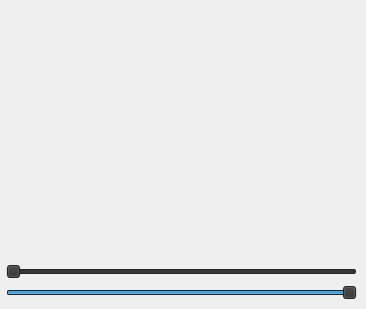
       <widget class="QWidget" name="tab_16">
        <attribute name="title">
         <string>Hist</string>
        </attribute>
        <widget class="QWidget" name="layoutWidget_2">
         <property name="geometry">
          <rect>
           <x>6</x>
           <y>9</y>
           <width>351</width>
           <height>291</height>
          </rect>
         </property>
         <layout class="QVBoxLayout" name="verticalLayout_12">
          <item>
           <widget class="MplHIST" name="HistWidget" native="true"/>
          </item>
          <item>
           <widget class="QSlider" name="SliderVmin">
            <property name="palette">
             <palette>
              <active>
               <colorrole role="WindowText">
                <brush brushstyle="SolidPattern">
                 <color alpha="255">
                  <red>177</red>
                  <green>177</green>
                  <blue>177</blue>
                 </color>
                </brush>
               </colorrole>
               <colorrole role="Button">
                <brush brushstyle="SolidPattern">
                 <color alpha="255">
                  <red>50</red>
                  <green>50</green>
                  <blue>50</blue>
                 </color>
                </brush>
               </colorrole>
               <colorrole role="Text">
                <brush brushstyle="SolidPattern">
                 <color alpha="255">
                  <red>177</red>
                  <green>177</green>
                  <blue>177</blue>
                 </color>
                </brush>
               </colorrole>
               <colorrole role="ButtonText">
                <brush brushstyle="SolidPattern">
                 <color alpha="255">
                  <red>177</red>
                  <green>177</green>
                  <blue>177</blue>
                 </color>
                </brush>
               </colorrole>
               <colorrole role="Base">
                <brush brushstyle="SolidPattern">
                 <color alpha="255">
                  <red>50</red>
                  <green>50</green>
                  <blue>50</blue>
                 </color>
                </brush>
               </colorrole>
               <colorrole role="Window">
                <brush brushstyle="SolidPattern">
                 <color alpha="255">
                  <red>50</red>
                  <green>50</green>
                  <blue>50</blue>
                 </color>
                </brush>
               </colorrole>
              </active>
              <inactive>
               <colorrole role="WindowText">
                <brush brushstyle="SolidPattern">
                 <color alpha="255">
                  <red>177</red>
                  <green>177</green>
                  <blue>177</blue>
                 </color>
                </brush>
               </colorrole>
               <colorrole role="Button">
                <brush brushstyle="SolidPattern">
                 <color alpha="255">
                  <red>50</red>
                  <green>50</green>
                  <blue>50</blue>
                 </color>
                </brush>
               </colorrole>
               <colorrole role="Text">
                <brush brushstyle="SolidPattern">
                 <color alpha="255">
                  <red>177</red>
                  <green>177</green>
                  <blue>177</blue>
                 </color>
                </brush>
               </colorrole>
               <colorrole role="ButtonText">
                <brush brushstyle="SolidPattern">
                 <color alpha="255">
                  <red>177</red>
                  <green>177</green>
                  <blue>177</blue>
                 </color>
                </brush>
               </colorrole>
               <colorrole role="Base">
                <brush brushstyle="SolidPattern">
                 <color alpha="255">
                  <red>50</red>
                  <green>50</green>
                  <blue>50</blue>
                 </color>
                </brush>
               </colorrole>
               <colorrole role="Window">
                <brush brushstyle="SolidPattern">
                 <color alpha="255">
                  <red>50</red>
                  <green>50</green>
                  <blue>50</blue>
                 </color>
                </brush>
               </colorrole>
              </inactive>
              <disabled>
               <colorrole role="WindowText">
                <brush brushstyle="SolidPattern">
                 <color alpha="255">
                  <red>64</red>
                  <green>64</green>
                  <blue>64</blue>
                 </color>
                </brush>
               </colorrole>
               <colorrole role="Button">
                <brush brushstyle="SolidPattern">
                 <color alpha="255">
                  <red>50</red>
                  <green>50</green>
                  <blue>50</blue>
                 </color>
                </brush>
               </colorrole>
               <colorrole role="Text">
                <brush brushstyle="SolidPattern">
                 <color alpha="255">
                  <red>64</red>
                  <green>64</green>
                  <blue>64</blue>
                 </color>
                </brush>
               </colorrole>
               <colorrole role="ButtonText">
                <brush brushstyle="SolidPattern">
                 <color alpha="255">
                  <red>64</red>
                  <green>64</green>
                  <blue>64</blue>
                 </color>
                </brush>
               </colorrole>
               <colorrole role="Base">
                <brush brushstyle="SolidPattern">
                 <color alpha="255">
                  <red>50</red>
                  <green>50</green>
                  <blue>50</blue>
                 </color>
                </brush>
               </colorrole>
               <colorrole role="Window">
                <brush brushstyle="SolidPattern">
                 <color alpha="255">
                  <red>50</red>
                  <green>50</green>
                  <blue>50</blue>
                 </color>
                </brush>
               </colorrole>
              </disabled>
             </palette>
            </property>
            <property name="autoFillBackground">
             <bool>false</bool>
            </property>
            <property name="maximum">
             <number>49</number>
            </property>
            <property name="value">
             <number>0</number>
            </property>
            <property name="orientation">
             <enum>Qt::Horizontal</enum>
            </property>
           </widget>
          </item>
          <item>
           <widget class="QSlider" name="SliderVmax">
            <property name="palette">
             <palette>
              <active>
               <colorrole role="WindowText">
                <brush brushstyle="SolidPattern">
                 <color alpha="255">
                  <red>177</red>
                  <green>177</green>
                  <blue>177</blue>
                 </color>
                </brush>
               </colorrole>
               <colorrole role="Button">
                <brush brushstyle="SolidPattern">
                 <color alpha="255">
                  <red>50</red>
                  <green>50</green>
                  <blue>50</blue>
                 </color>
                </brush>
               </colorrole>
               <colorrole role="Text">
                <brush brushstyle="SolidPattern">
                 <color alpha="255">
                  <red>177</red>
                  <green>177</green>
                  <blue>177</blue>
                 </color>
                </brush>
               </colorrole>
               <colorrole role="ButtonText">
                <brush brushstyle="SolidPattern">
                 <color alpha="255">
                  <red>177</red>
                  <green>177</green>
                  <blue>177</blue>
                 </color>
                </brush>
               </colorrole>
               <colorrole role="Base">
                <brush brushstyle="SolidPattern">
                 <color alpha="255">
                  <red>50</red>
                  <green>50</green>
                  <blue>50</blue>
                 </color>
                </brush>
               </colorrole>
               <colorrole role="Window">
                <brush brushstyle="SolidPattern">
                 <color alpha="255">
                  <red>50</red>
                  <green>50</green>
                  <blue>50</blue>
                 </color>
                </brush>
               </colorrole>
              </active>
              <inactive>
               <colorrole role="WindowText">
                <brush brushstyle="SolidPattern">
                 <color alpha="255">
                  <red>177</red>
                  <green>177</green>
                  <blue>177</blue>
                 </color>
                </brush>
               </colorrole>
               <colorrole role="Button">
                <brush brushstyle="SolidPattern">
                 <color alpha="255">
                  <red>50</red>
                  <green>50</green>
                  <blue>50</blue>
                 </color>
                </brush>
               </colorrole>
               <colorrole role="Text">
                <brush brushstyle="SolidPattern">
                 <color alpha="255">
                  <red>177</red>
                  <green>177</green>
                  <blue>177</blue>
                 </color>
                </brush>
               </colorrole>
               <colorrole role="ButtonText">
                <brush brushstyle="SolidPattern">
                 <color alpha="255">
                  <red>177</red>
                  <green>177</green>
                  <blue>177</blue>
                 </color>
                </brush>
               </colorrole>
               <colorrole role="Base">
                <brush brushstyle="SolidPattern">
                 <color alpha="255">
                  <red>50</red>
                  <green>50</green>
                  <blue>50</blue>
                 </color>
                </brush>
               </colorrole>
               <colorrole role="Window">
                <brush brushstyle="SolidPattern">
                 <color alpha="255">
                  <red>50</red>
                  <green>50</green>
                  <blue>50</blue>
                 </color>
                </brush>
               </colorrole>
              </inactive>
              <disabled>
               <colorrole role="WindowText">
                <brush brushstyle="SolidPattern">
                 <color alpha="255">
                  <red>64</red>
                  <green>64</green>
                  <blue>64</blue>
                 </color>
                </brush>
               </colorrole>
               <colorrole role="Button">
                <brush brushstyle="SolidPattern">
                 <color alpha="255">
                  <red>50</red>
                  <green>50</green>
                  <blue>50</blue>
                 </color>
                </brush>
               </colorrole>
               <colorrole role="Text">
                <brush brushstyle="SolidPattern">
                 <color alpha="255">
                  <red>64</red>
                  <green>64</green>
                  <blue>64</blue>
                 </color>
                </brush>
               </colorrole>
               <colorrole role="ButtonText">
                <brush brushstyle="SolidPattern">
                 <color alpha="255">
                  <red>64</red>
                  <green>64</green>
                  <blue>64</blue>
                 </color>
                </brush>
               </colorrole>
               <colorrole role="Base">
                <brush brushstyle="SolidPattern">
                 <color alpha="255">
                  <red>50</red>
                  <green>50</green>
                  <blue>50</blue>
                 </color>
                </brush>
               </colorrole>
               <colorrole role="Window">
                <brush brushstyle="SolidPattern">
                 <color alpha="255">
                  <red>50</red>
                  <green>50</green>
                  <blue>50</blue>
                 </color>
                </brush>
               </colorrole>
              </disabled>
             </palette>
            </property>
            <property name="maximum">
             <number>49</number>
            </property>
            <property name="value">
             <number>49</number>
            </property>
            <property name="orientation">
             <enum>Qt::Horizontal</enum>
            </property>
           </widget>
          </item>
         </layout>
        </widget>
       </widget>
